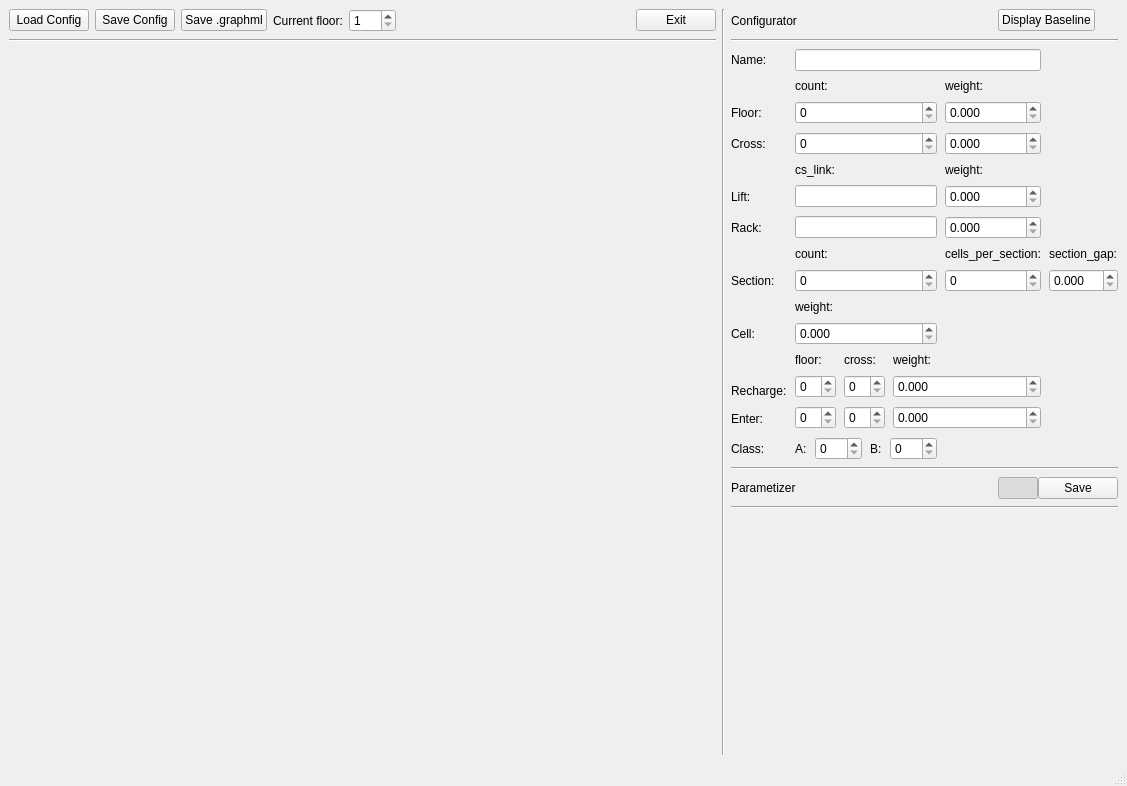
<?xml version="1.0" encoding="UTF-8"?>
<ui version="4.0">
 <class>MainWindow</class>
 <widget class="QMainWindow" name="MainWindow">
  <property name="enabled">
   <bool>true</bool>
  </property>
  <property name="geometry">
   <rect>
    <x>0</x>
    <y>0</y>
    <width>1127</width>
    <height>786</height>
   </rect>
  </property>
  <property name="windowTitle">
   <string>GraphGUI</string>
  </property>
  <property name="tabShape">
   <enum>QTabWidget::Rounded</enum>
  </property>
  <widget class="QWidget" name="centralwidget">
   <layout class="QGridLayout" name="gridLayout_2">
    <item row="0" column="0" rowspan="3">
     <layout class="QGridLayout" name="gridLayout">
      <property name="verticalSpacing">
       <number>7</number>
      </property>
      <item row="4" column="8" colspan="2">
       <widget class="Line" name="line_4">
        <property name="orientation">
         <enum>Qt::Horizontal</enum>
        </property>
       </widget>
      </item>
      <item row="1" column="1">
       <widget class="QPushButton" name="button_saveConf">
        <property name="text">
         <string>Save Config</string>
        </property>
       </widget>
      </item>
      <item row="2" column="0" colspan="7">
       <widget class="Line" name="line_2">
        <property name="sizePolicy">
         <sizepolicy hsizetype="Preferred" vsizetype="Fixed">
          <horstretch>0</horstretch>
          <verstretch>0</verstretch>
         </sizepolicy>
        </property>
        <property name="orientation">
         <enum>Qt::Horizontal</enum>
        </property>
       </widget>
      </item>
      <item row="1" column="5">
       <spacer name="horizontalSpacer">
        <property name="orientation">
         <enum>Qt::Horizontal</enum>
        </property>
        <property name="sizeType">
         <enum>QSizePolicy::MinimumExpanding</enum>
        </property>
        <property name="sizeHint" stdset="0">
         <size>
          <width>40</width>
          <height>20</height>
         </size>
        </property>
       </spacer>
      </item>
      <item row="2" column="8" colspan="2">
       <widget class="Line" name="line_3">
        <property name="sizePolicy">
         <sizepolicy hsizetype="Preferred" vsizetype="Fixed">
          <horstretch>0</horstretch>
          <verstretch>0</verstretch>
         </sizepolicy>
        </property>
        <property name="orientation">
         <enum>Qt::Horizontal</enum>
        </property>
       </widget>
      </item>
      <item row="5" column="8">
       <widget class="QLabel" name="m_label_2">
        <property name="text">
         <string>Parametizer</string>
        </property>
       </widget>
      </item>
      <item row="1" column="0">
       <widget class="QPushButton" name="button_loadConf">
        <property name="text">
         <string>Load Config</string>
        </property>
       </widget>
      </item>
      <item row="1" column="9">
       <widget class="QPushButton" name="button_displayBase">
        <property name="sizePolicy">
         <sizepolicy hsizetype="Fixed" vsizetype="Fixed">
          <horstretch>0</horstretch>
          <verstretch>0</verstretch>
         </sizepolicy>
        </property>
        <property name="text">
         <string>Display Baseline</string>
        </property>
       </widget>
      </item>
      <item row="8" column="8">
       <spacer name="verticalSpacer_2">
        <property name="orientation">
         <enum>Qt::Vertical</enum>
        </property>
        <property name="sizeType">
         <enum>QSizePolicy::Maximum</enum>
        </property>
        <property name="sizeHint" stdset="0">
         <size>
          <width>20</width>
          <height>250</height>
         </size>
        </property>
       </spacer>
      </item>
      <item row="6" column="8" colspan="2">
       <widget class="Line" name="line_5">
        <property name="orientation">
         <enum>Qt::Horizontal</enum>
        </property>
       </widget>
      </item>
      <item row="1" column="7" rowspan="8">
       <widget class="Line" name="line">
        <property name="orientation">
         <enum>Qt::Vertical</enum>
        </property>
       </widget>
      </item>
      <item row="1" column="6">
       <widget class="QPushButton" name="button_exit">
        <property name="text">
         <string>Exit</string>
        </property>
       </widget>
      </item>
      <item row="1" column="3">
       <widget class="QLabel" name="label_14">
        <property name="text">
         <string>Current floor:</string>
        </property>
       </widget>
      </item>
      <item row="3" column="8" colspan="2">
       <layout class="QGridLayout" name="gridLayout_4">
        <item row="0" column="1">
         <layout class="QGridLayout" name="gridLayout_5">
          <property name="spacing">
           <number>8</number>
          </property>
          <item row="6" column="1">
           <widget class="QLineEdit" name="liftCSLink_lineEdit">
            <property name="sizePolicy">
             <sizepolicy hsizetype="Preferred" vsizetype="Fixed">
              <horstretch>0</horstretch>
              <verstretch>0</verstretch>
             </sizepolicy>
            </property>
            <property name="text">
             <string/>
            </property>
            <property name="dragEnabled">
             <bool>false</bool>
            </property>
           </widget>
          </item>
          <item row="9" column="3">
           <widget class="QDoubleSpinBox" name="sectionGap_spinBox">
            <property name="decimals">
             <number>3</number>
            </property>
           </widget>
          </item>
          <item row="2" column="1">
           <widget class="QLabel" name="label">
            <property name="text">
             <string>count:</string>
            </property>
           </widget>
          </item>
          <item row="5" column="1">
           <widget class="QLabel" name="label_3">
            <property name="text">
             <string>cs_link:</string>
            </property>
           </widget>
          </item>
          <item row="15" column="1">
           <layout class="QHBoxLayout" name="horizontalLayout_7">
            <item>
             <layout class="QHBoxLayout" name="horizontalLayout">
              <item>
               <widget class="QLabel" name="label_9">
                <property name="text">
                 <string>A:</string>
                </property>
               </widget>
              </item>
              <item>
               <widget class="QSpinBox" name="classA_spinBox">
                <property name="maximum">
                 <number>999</number>
                </property>
               </widget>
              </item>
              <item>
               <widget class="QLabel" name="label_8">
                <property name="text">
                 <string>B:</string>
                </property>
               </widget>
              </item>
              <item>
               <layout class="QHBoxLayout" name="horizontalLayout_2">
                <item>
                 <widget class="QSpinBox" name="classB_spinBox">
                  <property name="maximum">
                   <number>999</number>
                  </property>
                 </widget>
                </item>
               </layout>
              </item>
             </layout>
            </item>
           </layout>
          </item>
          <item row="10" column="1">
           <widget class="QLabel" name="label_4">
            <property name="text">
             <string>weight:</string>
            </property>
           </widget>
          </item>
          <item row="7" column="1">
           <widget class="QLineEdit" name="rackCSLink_lineEdit">
            <property name="sizePolicy">
             <sizepolicy hsizetype="Preferred" vsizetype="Fixed">
              <horstretch>0</horstretch>
              <verstretch>0</verstretch>
             </sizepolicy>
            </property>
           </widget>
          </item>
          <item row="11" column="1">
           <widget class="QDoubleSpinBox" name="cellWeight_spinBox">
            <property name="sizePolicy">
             <sizepolicy hsizetype="Preferred" vsizetype="Fixed">
              <horstretch>0</horstretch>
              <verstretch>0</verstretch>
             </sizepolicy>
            </property>
            <property name="decimals">
             <number>3</number>
            </property>
           </widget>
          </item>
          <item row="6" column="0">
           <widget class="QLabel" name="t_label_3">
            <property name="text">
             <string>Lift:</string>
            </property>
           </widget>
          </item>
          <item row="4" column="0">
           <widget class="QLabel" name="t_label_2">
            <property name="text">
             <string>Cross:</string>
            </property>
           </widget>
          </item>
          <item row="5" column="2">
           <widget class="QLabel" name="label_13">
            <property name="text">
             <string>weight:</string>
            </property>
           </widget>
          </item>
          <item row="3" column="0">
           <widget class="QLabel" name="t_label">
            <property name="text">
             <string>Floor:</string>
            </property>
           </widget>
          </item>
          <item row="8" column="2">
           <widget class="QLabel" name="label_12">
            <property name="text">
             <string>cells_per_section:</string>
            </property>
           </widget>
          </item>
          <item row="6" column="2">
           <widget class="QDoubleSpinBox" name="liftWeight_spinBox">
            <property name="sizePolicy">
             <sizepolicy hsizetype="Preferred" vsizetype="Fixed">
              <horstretch>0</horstretch>
              <verstretch>0</verstretch>
             </sizepolicy>
            </property>
            <property name="decimals">
             <number>3</number>
            </property>
           </widget>
          </item>
          <item row="14" column="0">
           <widget class="QLabel" name="t_label_8">
            <property name="text">
             <string>Enter:</string>
            </property>
           </widget>
          </item>
          <item row="9" column="2">
           <widget class="QSpinBox" name="sectionCellsPerSection_spinBox">
            <property name="sizePolicy">
             <sizepolicy hsizetype="Preferred" vsizetype="Fixed">
              <horstretch>0</horstretch>
              <verstretch>0</verstretch>
             </sizepolicy>
            </property>
           </widget>
          </item>
          <item row="8" column="1">
           <widget class="QLabel" name="label_11">
            <property name="text">
             <string>count:</string>
            </property>
           </widget>
          </item>
          <item row="7" column="2">
           <widget class="QDoubleSpinBox" name="rackWeight_spinBox">
            <property name="sizePolicy">
             <sizepolicy hsizetype="Preferred" vsizetype="Fixed">
              <horstretch>0</horstretch>
              <verstretch>0</verstretch>
             </sizepolicy>
            </property>
            <property name="decimals">
             <number>3</number>
            </property>
           </widget>
          </item>
          <item row="4" column="1">
           <widget class="QSpinBox" name="crossCount_spinBox">
            <property name="sizePolicy">
             <sizepolicy hsizetype="Preferred" vsizetype="Fixed">
              <horstretch>0</horstretch>
              <verstretch>0</verstretch>
             </sizepolicy>
            </property>
           </widget>
          </item>
          <item row="7" column="0">
           <widget class="QLabel" name="t_label_4">
            <property name="text">
             <string>Rack:</string>
            </property>
           </widget>
          </item>
          <item row="1" column="1" colspan="2">
           <widget class="QLineEdit" name="name_lineEdit">
            <property name="enabled">
             <bool>true</bool>
            </property>
            <property name="sizePolicy">
             <sizepolicy hsizetype="Preferred" vsizetype="Fixed">
              <horstretch>0</horstretch>
              <verstretch>0</verstretch>
             </sizepolicy>
            </property>
           </widget>
          </item>
          <item row="3" column="2">
           <widget class="QDoubleSpinBox" name="floorWeight_spinBox">
            <property name="sizePolicy">
             <sizepolicy hsizetype="Preferred" vsizetype="Fixed">
              <horstretch>0</horstretch>
              <verstretch>0</verstretch>
             </sizepolicy>
            </property>
            <property name="decimals">
             <number>3</number>
            </property>
           </widget>
          </item>
          <item row="8" column="3">
           <widget class="QLabel" name="label_10">
            <property name="text">
             <string>section_gap:</string>
            </property>
           </widget>
          </item>
          <item row="3" column="1">
           <widget class="QSpinBox" name="floorCount_spinBox">
            <property name="sizePolicy">
             <sizepolicy hsizetype="Preferred" vsizetype="Fixed">
              <horstretch>0</horstretch>
              <verstretch>0</verstretch>
             </sizepolicy>
            </property>
           </widget>
          </item>
          <item row="11" column="0">
           <widget class="QLabel" name="t_label_6">
            <property name="text">
             <string>Cell:</string>
            </property>
           </widget>
          </item>
          <item row="2" column="2">
           <widget class="QLabel" name="label_2">
            <property name="text">
             <string>weight:</string>
            </property>
           </widget>
          </item>
          <item row="9" column="0">
           <widget class="QLabel" name="t_label_5">
            <property name="text">
             <string>Section:</string>
            </property>
           </widget>
          </item>
          <item row="4" column="2">
           <widget class="QDoubleSpinBox" name="crossWeight_SpinBox">
            <property name="sizePolicy">
             <sizepolicy hsizetype="Preferred" vsizetype="Fixed">
              <horstretch>0</horstretch>
              <verstretch>0</verstretch>
             </sizepolicy>
            </property>
            <property name="decimals">
             <number>3</number>
            </property>
           </widget>
          </item>
          <item row="1" column="0">
           <widget class="QLabel" name="f_label">
            <property name="text">
             <string>Name:</string>
            </property>
           </widget>
          </item>
          <item row="9" column="1">
           <widget class="QSpinBox" name="sectionCount_spinBox">
            <property name="sizePolicy">
             <sizepolicy hsizetype="Preferred" vsizetype="Fixed">
              <horstretch>0</horstretch>
              <verstretch>0</verstretch>
             </sizepolicy>
            </property>
           </widget>
          </item>
          <item row="12" column="1" rowspan="3" colspan="2">
           <layout class="QHBoxLayout" name="horizontalLayout_5">
            <item>
             <layout class="QVBoxLayout" name="verticalLayout_2">
              <item>
               <widget class="QLabel" name="label_7">
                <property name="text">
                 <string>floor:</string>
                </property>
               </widget>
              </item>
              <item>
               <widget class="QSpinBox" name="reachargeFloor_spinBox">
                <property name="sizePolicy">
                 <sizepolicy hsizetype="Fixed" vsizetype="Fixed">
                  <horstretch>0</horstretch>
                  <verstretch>0</verstretch>
                 </sizepolicy>
                </property>
               </widget>
              </item>
              <item>
               <widget class="QSpinBox" name="enterFloor_spinBox">
                <property name="sizePolicy">
                 <sizepolicy hsizetype="Fixed" vsizetype="Fixed">
                  <horstretch>0</horstretch>
                  <verstretch>0</verstretch>
                 </sizepolicy>
                </property>
               </widget>
              </item>
             </layout>
            </item>
            <item>
             <layout class="QVBoxLayout" name="verticalLayout_5">
              <item>
               <widget class="QLabel" name="label_6">
                <property name="text">
                 <string>cross:</string>
                </property>
               </widget>
              </item>
              <item>
               <widget class="QSpinBox" name="rechargeCross_spinBox">
                <property name="sizePolicy">
                 <sizepolicy hsizetype="Fixed" vsizetype="Fixed">
                  <horstretch>0</horstretch>
                  <verstretch>0</verstretch>
                 </sizepolicy>
                </property>
               </widget>
              </item>
              <item>
               <widget class="QSpinBox" name="enterCross_spinBox">
                <property name="sizePolicy">
                 <sizepolicy hsizetype="Fixed" vsizetype="Fixed">
                  <horstretch>0</horstretch>
                  <verstretch>0</verstretch>
                 </sizepolicy>
                </property>
               </widget>
              </item>
             </layout>
            </item>
            <item>
             <layout class="QVBoxLayout" name="verticalLayout_4">
              <item>
               <widget class="QLabel" name="label_5">
                <property name="text">
                 <string>weight:</string>
                </property>
               </widget>
              </item>
              <item>
               <widget class="QDoubleSpinBox" name="rechargeWeight_spinBox">
                <property name="decimals">
                 <number>3</number>
                </property>
               </widget>
              </item>
              <item>
               <widget class="QDoubleSpinBox" name="enterWeight_spinBox">
                <property name="decimals">
                 <number>3</number>
                </property>
               </widget>
              </item>
             </layout>
            </item>
           </layout>
          </item>
          <item row="13" column="0">
           <widget class="QLabel" name="t_label_7">
            <property name="text">
             <string>Recharge:</string>
            </property>
           </widget>
          </item>
          <item row="15" column="0">
           <widget class="QLabel" name="t_label_9">
            <property name="text">
             <string>Class:</string>
            </property>
           </widget>
          </item>
         </layout>
        </item>
       </layout>
      </item>
      <item row="1" column="4">
       <widget class="QSpinBox" name="curFloor_spinBox">
        <property name="minimum">
         <number>1</number>
        </property>
        <property name="maximum">
         <number>999</number>
        </property>
       </widget>
      </item>
      <item row="1" column="2">
       <widget class="QPushButton" name="button_saveGraph">
        <property name="text">
         <string>Save .graphml</string>
        </property>
       </widget>
      </item>
      <item row="1" column="8">
       <widget class="QLabel" name="m_label">
        <property name="text">
         <string>Configurator</string>
        </property>
       </widget>
      </item>
      <item row="3" column="0" rowspan="6" colspan="7">
       <widget class="QScrollArea" name="scrollArea">
        <property name="sizePolicy">
         <sizepolicy hsizetype="Preferred" vsizetype="Expanding">
          <horstretch>0</horstretch>
          <verstretch>0</verstretch>
         </sizepolicy>
        </property>
        <property name="frameShape">
         <enum>QFrame::NoFrame</enum>
        </property>
        <property name="widgetResizable">
         <bool>true</bool>
        </property>
        <widget class="QWidget" name="scrollAreaWidgetContents_2">
         <property name="geometry">
          <rect>
           <x>0</x>
           <y>0</y>
           <width>677</width>
           <height>692</height>
          </rect>
         </property>
         <layout class="QGridLayout" name="gridLayout_3"/>
        </widget>
       </widget>
      </item>
      <item row="5" column="9">
       <layout class="QHBoxLayout" name="horizontalLayout_6">
        <item>
         <widget class="QPushButton" name="button_lockFloor">
          <property name="enabled">
           <bool>true</bool>
          </property>
          <property name="sizePolicy">
           <sizepolicy hsizetype="Fixed" vsizetype="Fixed">
            <horstretch>0</horstretch>
            <verstretch>0</verstretch>
           </sizepolicy>
          </property>
          <property name="text">
           <string/>
          </property>
          <property name="icon">
           <iconset>
            <normaloff>../unlocking.png</normaloff>
            <normalon>../blocking.png</normalon>../unlocking.png</iconset>
          </property>
          <property name="checkable">
           <bool>true</bool>
          </property>
          <property name="checked">
           <bool>true</bool>
          </property>
          <property name="autoDefault">
           <bool>false</bool>
          </property>
          <property name="default">
           <bool>false</bool>
          </property>
          <property name="flat">
           <bool>false</bool>
          </property>
         </widget>
        </item>
        <item>
         <widget class="QPushButton" name="button_saveParams">
          <property name="text">
           <string>Save</string>
          </property>
         </widget>
        </item>
       </layout>
      </item>
     </layout>
    </item>
   </layout>
  </widget>
  <widget class="QStatusBar" name="statusBar"/>
 </widget>
 <resources/>
 <connections/>
</ui>
